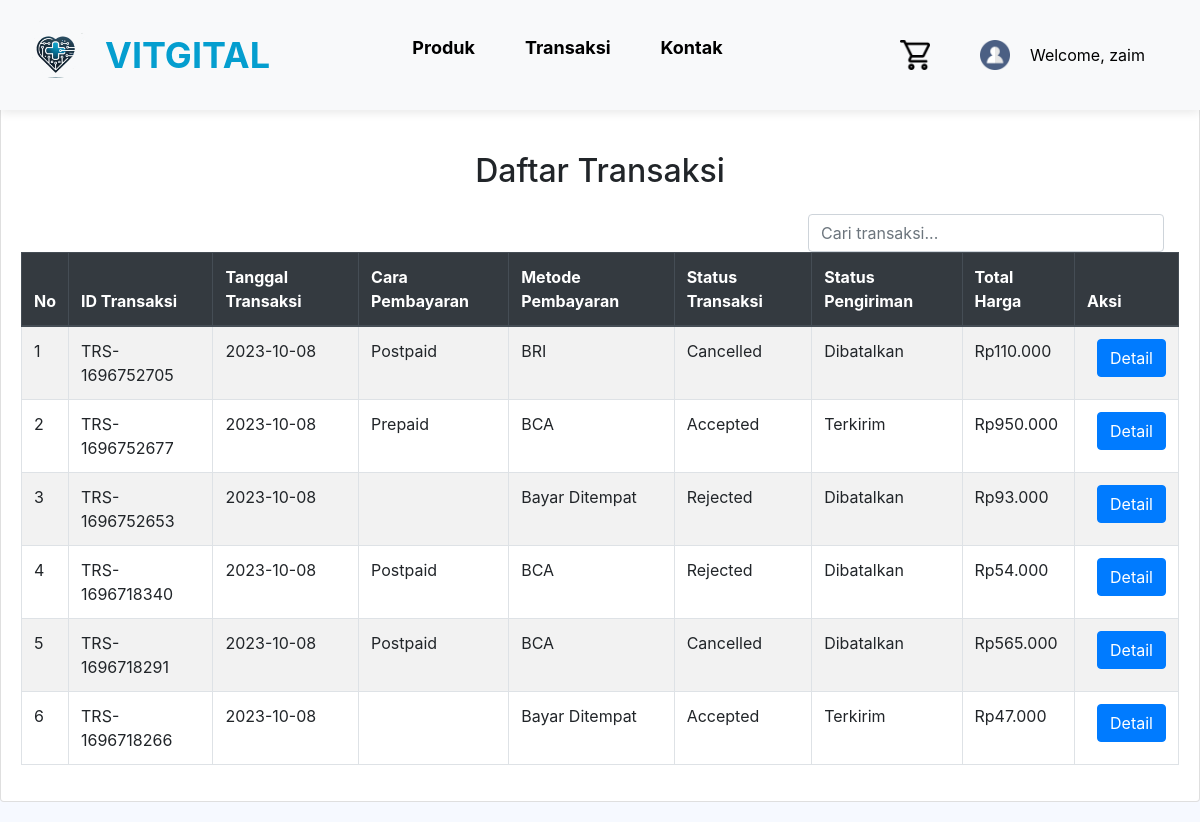
Screenshot of /pelanggan/transaksiCustomer.php (signed in) with the database file from the repository.
### tables this page shows
CREATE TABLE `transaksi` (
  `idTransaksi` varchar(255) NOT NULL,
  `username` varchar(255) NOT NULL,
  `tanggalTransaksi` date NOT NULL,
  `caraBayar` enum('Prepaid','Postpaid') NOT NULL,
  `bank` varchar(255) NOT NULL,
  `statusTransaksi` enum('Pending','Accepted','Rejected','Cancelled') NOT NULL,
  `totalHarga` int(11) NOT NULL,
  `statusPengiriman` enum('Pending','Dalam Perjalanan','Terkirim','Dibatalkan') NOT NULL,
  `feedBack` varchar(255) DEFAULT NULL
);

### koneksi.php (called while the page is built, shortened)
<?php
$connect = mysqli_connect("localhost:3307", "root", "", "vitgital");
if (!function_exists('query')) {
    function query($query) {
        global $connect;
        $result = mysqli_query($connect, $query);
        $rows = [];
        while ($row = mysqli_fetch_assoc($result)) {
            $rows[] = $row;
        }
        return $rows;
    }
}
?>

### pelanggan/transaksiCustomer.php (the view, shortened to what this page needs)
<?php
require '../koneksi.php';
require 'includes/header.php';
$username = $_SESSION["username"];
$allTransaksi = query("SELECT * FROM transaksi WHERE username = '$username' ORDER BY idTransaksi DESC");
?>
<main id="main" class="main">
    <div class="pagetitle mb-4">
        <h1 class="text-danger text-center mb-4">Daftar Transaksi</h1>
    </div>
    <section class="section">
        <div class="row">
            <div class="col-12">
                <div class="card">
                    <div class="card-body">
                        <h2 class="card-title text-center mt-4 mb-4" style="padding-top: 35px;">Daftar Transaksi</h2>
                        <div class="d-flex justify-content-end">
                            <div class="col-md-4">
                                <input type="text" placeholder="Cari transaksi..." class="form-control" id="searchingTable">
                            </div>
                        </div>
                        <table class="table table-striped table-hover table-bordered no-wrap">
                            <thead class="thead-dark">
                                <tr>
                                    <th>No</th>
                                    <th>ID Transaksi</th>
                                    <th>Tanggal Transaksi</th>
                                    <th>Cara Pembayaran</th>
                                    <th>Metode Pembayaran</th>
                                    <th>Status Transaksi</th>
                                    <th>Status Pengiriman</th>
                                    <th>Total Harga</th>
                                    <th>Aksi</th>
                                </tr>
                            </thead>
                            <tbody>
                                <?php $i = 1; ?>
                                <?php foreach($allTransaksi as $transaksi): ?>
                                <tr>
                                    <td><?= $i; ?></td>
                                    <td><?= $transaksi["idTransaksi"]; ?></td>
                                    <td><?= $transaksi["tanggalTransaksi"]; ?></td>
                                    <td><?= $transaksi["caraBayar"]; ?></td>
                                    <td><?= $transaksi["bank"]; ?></td>
                                    <td><?= $transaksi["statusTransaksi"]; ?></td>
                                    <td><?= $transaksi["statusPengiriman"]; ?></td>
                                    <td>Rp<?= number_format($transaksi["totalHarga"], 0, ',', '.'); ?></td>
                                    <td>
                                        <a href="transaksiDetail.php?idTransaksi=<?= $transaksi['idTransaksi']; ?>" class="btn btn-primary">Detail</a>
                                    </td>
                                </tr>
                                <?php $i++; ?>
                                <?php endforeach; ?>
                            </tbody>
                        </table>
                    </div>
                </div>
            </div>
        </div>
    </section>
</main>

### assets/css/style.css (style rules this page uses)
main { background-color: #f6f9ff; }
.card { margin-bottom: 20px; }
.btn { margin-left: 10px; }
.cta .cta-btn, .btn { background-color: #2596be; color: white; border: none; padding: 10px 20px; font-size: 16px; border-radius: 5px; transition: background-color 0.3s; }

### rows the page displays
transaksi: idTransaksi "TRS-1696752705", tanggalTransaksi "2023-10-08", caraBayar "Postpaid", bank "BRI", statusTransaksi "Cancelled", statusPengiriman "Dibatalkan", totalHarga "110.000"
transaksi: idTransaksi "TRS-1696752677", tanggalTransaksi "2023-10-08", caraBayar "Prepaid", bank "BCA", statusTransaksi "Accepted", statusPengiriman "Terkirim", totalHarga "950.000"
transaksi: idTransaksi "TRS-1696752653", tanggalTransaksi "2023-10-08", bank "Bayar Ditempat", statusTransaksi "Rejected", statusPengiriman "Dibatalkan", totalHarga "93.000"
transaksi: idTransaksi "TRS-1696718340", tanggalTransaksi "2023-10-08", caraBayar "Postpaid", bank "BCA", statusTransaksi "Rejected", statusPengiriman "Dibatalkan", totalHarga "54.000"
transaksi: idTransaksi "TRS-1696718291", tanggalTransaksi "2023-10-08", caraBayar "Postpaid", bank "BCA", statusTransaksi "Cancelled", statusPengiriman "Dibatalkan", totalHarga "565.000"
transaksi: idTransaksi "TRS-1696718266", tanggalTransaksi "2023-10-08", bank "Bayar Ditempat", statusTransaksi "Accepted", statusPengiriman "Terkirim", totalHarga "47.000"

### other values shown
$userLogin "zaim"
